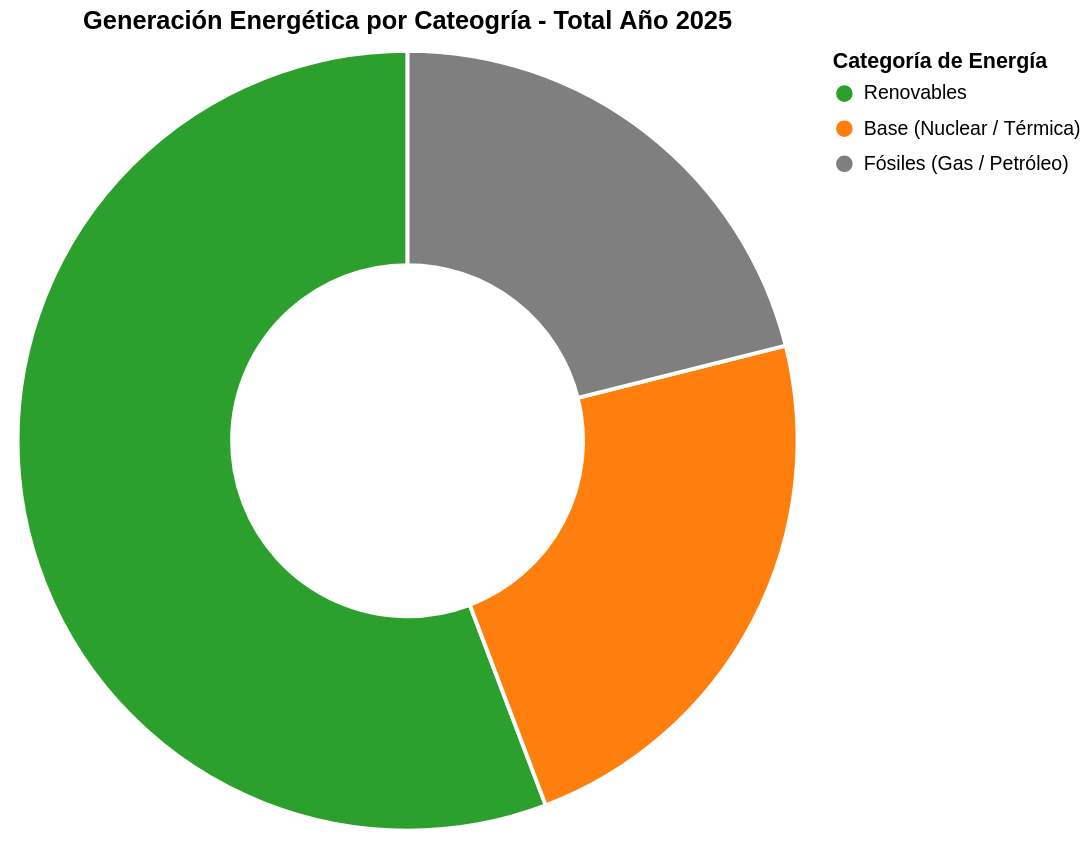

The cell this chart's notebook holds for it:
### Code cell
# =========================================================
# GRÁFICO DONUT: MIX ENERGÉTICO TOTAL (2025)
# =========================================================

# Cálculo de totales
total = df_year.sum(numeric_only=True)

total_clean_energy = total[
    ["solar_fotovoltaica_mwh", "eolica_terrestre_mwh", "hidraulica_fluyente_mwh", "hidraulica_embalse_mwh"]
].sum()

total_fossiles = total[["gas_natural_mwh", "petroleo_mwh"]].sum()

total_base = total[["nuclear_mwh", "biomasa_mwh", "residuos_mwh"]].sum()

# Dataset agregado por categorías
df_donut = pd.DataFrame({
    "Categoria": [
        "Renovables",
        "Base (Nuclear / Térmica)",
        "Fósiles (Gas / Petróleo)"
    ],
    "MWh": [
        total_clean_energy,
        total_base,
        total_fossiles
    ]
})

# Porcentajes
df_donut["porcentaje"] = (df_donut["MWh"] / df_donut["MWh"].sum()) * 100

# Paleta de colores
colors = alt.Scale(
    domain=["Renovables", "Base (Nuclear / Térmica)", "Fósiles (Gas / Petróleo)"],
    range=["#2ca02c", "#ff7f0e", "#7f7f7f"]
)

# Gráfico donut
donut = (
    alt.Chart(df_donut)
    .mark_arc(innerRadius=90, stroke="white", strokeWidth=2)
    .encode(
        theta=alt.Theta(field="MWh", type="quantitative"),
        color=alt.Color("Categoria:N", scale=colors, title="Tipo de energía"),
        tooltip=[
            alt.Tooltip("Categoria:N", title="Categoría"),
            alt.Tooltip("MWh:Q", title="Producción total (MWh)"),
            alt.Tooltip("porcentaje:Q", title="Porcentaje (%)")
        ]
    )
    .properties(
        title="Distribución de generación energética (2025)",
        width=400,
        height=400
    )
)

donut

### Figure 1 — Vega-Lite specification as saved in the notebook (floating-point values rounded to 4 significant figures)
{"config": {"view": {"continuousWidth": 300, "continuousHeight": 300}}, "data": {"name": "data-beb060127c9cbafe11480f9d6b851224"}, "mark": {"type": "arc", "innerRadius": 90, "stroke": "#ffffff", "strokeWidth": 2}, "encoding": {"color": {"field": "Categoria", "scale": {"domain": ["Renovables", "Base (Nuclear / Térmica)", "Fósiles (Gas / Petróleo)"], "range": ["#2ca02c", "#ff7f0e", "#7f7f7f"]}, "title": "Categoría de Energía", "type": "nominal"}, "theta": {"field": "MWh", "type": "quantitative"}, "tooltip": [{"field": "Categoria", "title": "Categoría", "type": "nominal"}, {"field": "MWh", "title": "Producción Total (MWh)", "type": "quantitative"}, {"field": "Porcentaje", "title": "Cuota del Mix (%)", "type": "quantitative"}]}, "height": 400, "title": "Generación Energética por Cateogría - Total Año 2025", "width": 400, "$schema": "https://vega.github.io/schema/vega-lite/v5.15.1.json", "datasets": {"data-beb060127c9cbafe11480f9d6b851224": [{"Categoria": "Renovables", "MWh": 433200000000.0, "per_cent": 55.77}, {"Categoria": "Base (Nuclear / Térmica)", "MWh": 179900000000.0, "per_cent": 23.15}, {"Categoria": "Fósiles (Gas / Petróleo)", "MWh": 163800000000.0, "per_cent": 21.08}]}}
